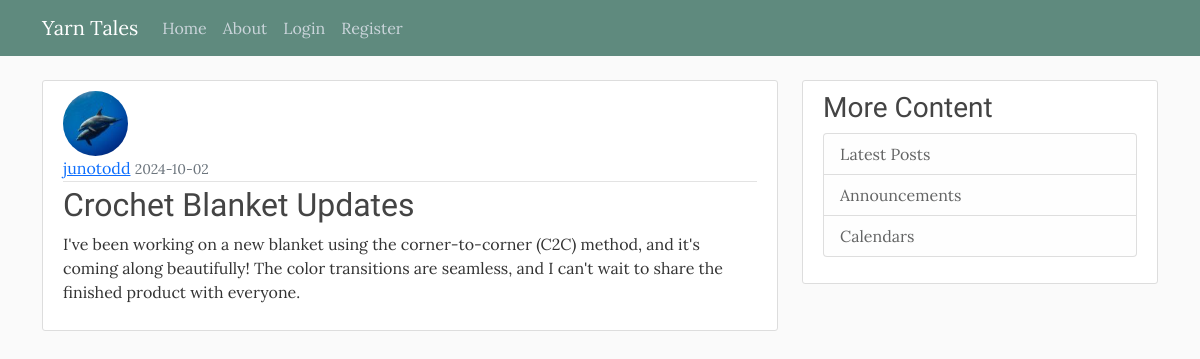
Screenshot of /post/26 with the database file from the repository.
### flaskblog/models.py (models this page shows, shortened)
class User(db.Model, UserMixin):
    id = db.Column(db.Integer, primary_key=True)
    username = db.Column(db.String(20), unique=True, nullable=False)
    email = db.Column(db.String(120), unique=True, nullable=False)
    image_file = db.Column(db.String(20), nullable=False, default='default.jpg')
    password = db.Column(db.String(60), nullable=False)
    posts = db.relationship('Post', backref='author', lazy=True)

class Post(db.Model):
    id = db.Column(db.Integer, primary_key=True)
    title = db.Column(db.String(100), nullable=False)
    date_posted = db.Column(db.DateTime, nullable=False, default=datetime.utcnow)
    content = db.Column(db.Text, nullable=False)
    user_id = db.Column(db.Integer, db.ForeignKey('user.id'), nullable=False)

### flaskblog/posts/routes.py (the view)
@posts.route("/post/<int:post_id>")
def post(post_id):
    post = Post.query.get_or_404(post_id)
    return render_template('post.html', title=post.title, post=post)

### flaskblog/templates/post.html (shortened to what this page needs)
{% extends "layout.html" %}
{% block content %}
<article class="media content-section">
    <img class="rounded-circle article-img"
        src="{{ url_for('static', filename='profile_pics/' + post.author.image_file) }}" alt="">
    <div class="media-body">
        <div class="article-metadata">
            <a class="mr-2" href="{{ url_for('users.user_post', username=post.author.username) }}">{{
                post.author.username
                }}</a>
            <small class="text-muted">{{ post.date_posted.strftime('%Y-%m-%d') }}</small>
        </div>
        <h2 class="article-title">{{ post.title }}</h2>
        <p class="article-content">{{ post.content }}</p>
    </div>
</article>
{% endblock content %}

### flaskblog/static/main.css (style rules this page uses)
body { background: #fafafa; color: #333333; margin-top: 5rem; font-family: "Lora", serif; font-optical-sizing: auto; font-weight: 400; }
h1, h2, h3, h4, h5, h6 { color: #444444; font-family: "Satisfy", cursive; font-weight: 400; font-style: normal; }
.content-section { background: #ffffff; padding: 10px 20px; border: 1px solid #dddddd; border-radius: 3px; margin-bottom: 20px; }
.article-title { color: #444444; }
.article-content { white-space: pre-line; }
.article-img { height: 65px; width: 65px; margin-right: 16px; }
.article-metadata { padding-bottom: 1px; margin-bottom: 4px; border-bottom: 1px solid #e3e3e3 }

### rows the page displays
User: image_file (picture), author.username "junotodd"
Post: date_posted "2024-10-02", title "Crochet Blanket Updates", content "I've been working on a new blanket using the corner-to-corner (C2C) method, and it's coming along beautifully! The color transitions are seamless, and I can't wait to share the finished product with everyone."
